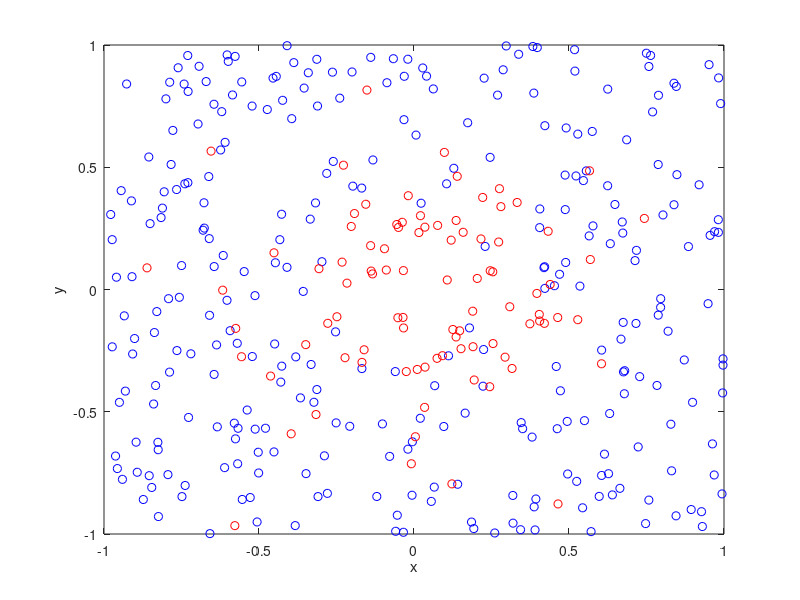

This chart was generated by the following MATLAB code:
% Simulate a Poisson point process on a rectangle.
% Then thin the Poisson point process according to a (spatially *dependent*) 
% p-thinning 
% Author: H. Paul Keeler, 2019.
% Website: hpaulkeeler.com
% Repository: github.com/hpaulkeeler/posts

close all;

%Simulation window parameters
xMin=-1;xMax=1;
yMin=-1;yMax=1;
xDelta=xMax-xMin;yDelta=yMax-yMin; %rectangle dimensions
areaTotal=xDelta*yDelta; %area of rectangle
 
%Point process parameters
lambda=100; %intensity (ie mean density) of the Poisson process

%Thinning probability parameters
sigma=0.5; %scale parameter for thinning probability function
%define thinning probability function
fun_p=@(s,x,y)(exp(-(x.^2+y.^2)/s^2)); 

%Simulate Poisson point process
numbPoints=poissrnd(areaTotal*lambda);%Poisson number of points
xx=xDelta*(rand(numbPoints,1))+xMin;%x coordinates of Poisson points
yy=xDelta*(rand(numbPoints,1))+yMin;%y coordinates of Poisson points

%calculate spatially-dependent thinning probabilities
p=fun_p(sigma,xx,yy); 

%Generate Bernoulli variables (ie coin flips) for thinning
booleThinned=rand(numbPoints,1)<p; %points to be thinned
booleRetained=~booleThinned; %points to be retained

%x/y locations of thinned points
xxThinned=xx(booleThinned); yyThinned=yy(booleThinned);
%x/y locations of retained points
xxRetained=xx(booleRetained); yyRetained=yy(booleRetained);

%Plotting
plot(xxRetained,yyRetained,'bo'); %plot retained points
hold on; plot(xxThinned,yyThinned,'ro'); %plot thinned points
xlabel('x');ylabel('y');
